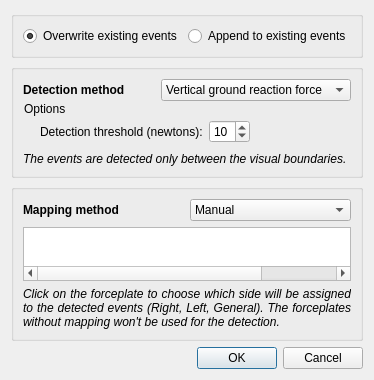
<?xml version="1.0" encoding="UTF-8"?>
<ui version="4.0">
 <class>GaitEventDetectionDialog</class>
 <widget class="QDialog" name="GaitEventDetectionDialog">
  <property name="geometry">
   <rect>
    <x>0</x>
    <y>0</y>
    <width>350</width>
    <height>380</height>
   </rect>
  </property>
  <property name="windowTitle">
   <string>Gait Event Detection</string>
  </property>
  <layout class="QVBoxLayout" name="verticalLayout_4" stretch="0,0,1,0">
   <item>
    <widget class="QGroupBox" name="groupBox_3">
     <layout class="QHBoxLayout" name="horizontalLayout_4">
      <item>
       <spacer name="horizontalSpacer">
        <property name="orientation">
         <enum>Qt::Horizontal</enum>
        </property>
        <property name="sizeHint" stdset="0">
         <size>
          <width>40</width>
          <height>20</height>
         </size>
        </property>
       </spacer>
      </item>
      <item>
       <widget class="QRadioButton" name="overwriteRadioButton">
        <property name="text">
         <string>Overwrite existing events</string>
        </property>
        <property name="checked">
         <bool>true</bool>
        </property>
       </widget>
      </item>
      <item>
       <widget class="QRadioButton" name="appendRadioButton">
        <property name="text">
         <string>Append to existing events</string>
        </property>
       </widget>
      </item>
      <item>
       <spacer name="horizontalSpacer_2">
        <property name="orientation">
         <enum>Qt::Horizontal</enum>
        </property>
        <property name="sizeHint" stdset="0">
         <size>
          <width>40</width>
          <height>20</height>
         </size>
        </property>
       </spacer>
      </item>
     </layout>
    </widget>
   </item>
   <item>
    <widget class="QGroupBox" name="groupBox">
     <property name="title">
      <string/>
     </property>
     <layout class="QVBoxLayout" name="verticalLayout_5">
      <item>
       <layout class="QVBoxLayout" name="verticalLayout_2">
        <property name="spacing">
         <number>0</number>
        </property>
        <item>
         <layout class="QHBoxLayout" name="horizontalLayout_3">
          <item>
           <widget class="QLabel" name="label">
            <property name="font">
             <font>
              <weight>75</weight>
              <bold>true</bold>
             </font>
            </property>
            <property name="text">
             <string>Detection method</string>
            </property>
           </widget>
          </item>
          <item>
           <widget class="QComboBox" name="detectionMethodComboBox">
            <item>
             <property name="text">
              <string>Vertical ground reaction force</string>
             </property>
            </item>
           </widget>
          </item>
         </layout>
        </item>
        <item>
         <layout class="QHBoxLayout" name="horizontalLayout_6">
          <item>
           <widget class="QPushButton" name="detectionOptionsButton">
            <property name="styleSheet">
             <string>QPushButton
{
  text-align: left;
}

QPushButton::pressed
{
  border: none;
  margin: 0px;
  padding: 0px;
}

QPushButton::flat
{
  border: 1px solid rgba(0,0,0,0);
  margin: 0px;
  padding: 0px;
}</string>
            </property>
            <property name="text">
             <string>Options</string>
            </property>
            <property name="icon">
             <iconset resource="../images.qrc">
              <normaloff>:/Resources/Images/disclosureTriangleSmallDownBlack.png</normaloff>:/Resources/Images/disclosureTriangleSmallDownBlack.png</iconset>
            </property>
            <property name="iconSize">
             <size>
              <width>11</width>
              <height>12</height>
             </size>
            </property>
            <property name="flat">
             <bool>true</bool>
            </property>
           </widget>
          </item>
          <item>
           <spacer name="horizontalSpacer_5">
            <property name="orientation">
             <enum>Qt::Horizontal</enum>
            </property>
            <property name="sizeHint" stdset="0">
             <size>
              <width>40</width>
              <height>10</height>
             </size>
            </property>
           </spacer>
          </item>
         </layout>
        </item>
        <item>
         <widget class="QFrame" name="detectionOptionsFrame">
          <layout class="QHBoxLayout" name="horizontalLayout_5">
           <property name="margin">
            <number>0</number>
           </property>
           <item>
            <widget class="QStackedWidget" name="detectionOptionsStack">
             <property name="currentIndex">
              <number>1</number>
             </property>
             <widget class="QWidget" name="emptyDetectionPage"/>
             <widget class="QWidget" name="groundForceDetectionPage">
              <layout class="QHBoxLayout" name="horizontalLayout">
               <property name="margin">
                <number>3</number>
               </property>
               <item>
                <spacer name="horizontalSpacer_3">
                 <property name="orientation">
                  <enum>Qt::Horizontal</enum>
                 </property>
                 <property name="sizeType">
                  <enum>QSizePolicy::Fixed</enum>
                 </property>
                 <property name="sizeHint" stdset="0">
                  <size>
                   <width>14</width>
                   <height>10</height>
                  </size>
                 </property>
                </spacer>
               </item>
               <item>
                <widget class="QLabel" name="verticalForceThresholdLabel">
                 <property name="text">
                  <string>Detection threshold (newtons):</string>
                 </property>
                </widget>
               </item>
               <item>
                <widget class="QSpinBox" name="verticalForceThresholdSpinBox">
                 <property name="suffix">
                  <string/>
                 </property>
                 <property name="minimum">
                  <number>1</number>
                 </property>
                 <property name="value">
                  <number>10</number>
                 </property>
                </widget>
               </item>
               <item>
                <spacer name="horizontalSpacer_4">
                 <property name="orientation">
                  <enum>Qt::Horizontal</enum>
                 </property>
                 <property name="sizeHint" stdset="0">
                  <size>
                   <width>40</width>
                   <height>10</height>
                  </size>
                 </property>
                </spacer>
               </item>
              </layout>
             </widget>
            </widget>
           </item>
          </layout>
         </widget>
        </item>
       </layout>
      </item>
      <item>
       <widget class="QLabel" name="framesInterestLabel">
        <property name="font">
         <font>
          <italic>true</italic>
         </font>
        </property>
        <property name="text">
         <string>The events are detected only between the visual boundaries.</string>
        </property>
        <property name="alignment">
         <set>Qt::AlignJustify|Qt::AlignVCenter</set>
        </property>
        <property name="wordWrap">
         <bool>true</bool>
        </property>
       </widget>
      </item>
     </layout>
    </widget>
   </item>
   <item>
    <widget class="QGroupBox" name="groupBox_2">
     <property name="title">
      <string/>
     </property>
     <layout class="QVBoxLayout" name="verticalLayout_3">
      <item>
       <layout class="QHBoxLayout" name="horizontalLayout_2">
        <item>
         <widget class="QLabel" name="label_3">
          <property name="font">
           <font>
            <weight>75</weight>
            <bold>true</bold>
           </font>
          </property>
          <property name="text">
           <string>Mapping method</string>
          </property>
         </widget>
        </item>
        <item>
         <widget class="QComboBox" name="mappingMethodComboBox">
          <item>
           <property name="text">
            <string>Manual</string>
           </property>
          </item>
         </widget>
        </item>
       </layout>
      </item>
      <item>
       <widget class="QStackedWidget" name="mappingStack">
        <property name="currentIndex">
         <number>1</number>
        </property>
        <widget class="QWidget" name="emptyMappingPage"/>
        <widget class="QWidget" name="manualMappingPage">
         <layout class="QVBoxLayout" name="verticalLayout" stretch="1,0">
          <property name="margin">
           <number>0</number>
          </property>
          <item>
           <widget class="QTableWidget" name="manualMappingTable">
            <property name="editTriggers">
             <set>QAbstractItemView::NoEditTriggers</set>
            </property>
            <property name="tabKeyNavigation">
             <bool>false</bool>
            </property>
            <property name="showDropIndicator" stdset="0">
             <bool>false</bool>
            </property>
            <property name="dragDropOverwriteMode">
             <bool>false</bool>
            </property>
            <property name="alternatingRowColors">
             <bool>true</bool>
            </property>
            <property name="selectionMode">
             <enum>QAbstractItemView::SingleSelection</enum>
            </property>
            <property name="selectionBehavior">
             <enum>QAbstractItemView::SelectRows</enum>
            </property>
            <property name="showGrid">
             <bool>false</bool>
            </property>
            <property name="columnCount">
             <number>4</number>
            </property>
            <attribute name="horizontalHeaderVisible">
             <bool>false</bool>
            </attribute>
            <attribute name="verticalHeaderVisible">
             <bool>false</bool>
            </attribute>
            <column>
             <property name="text">
              <string>FP Name</string>
             </property>
            </column>
            <column>
             <property name="text">
              <string>Side</string>
             </property>
            </column>
            <column/>
            <column/>
           </widget>
          </item>
          <item>
           <widget class="QLabel" name="manualMappingLabel">
            <property name="font">
             <font>
              <italic>true</italic>
             </font>
            </property>
            <property name="text">
             <string>Click on the forceplate to choose which side will be assigned to the detected events (Right, Left, General). The forceplates without mapping won't be used for the detection.</string>
            </property>
            <property name="alignment">
             <set>Qt::AlignJustify|Qt::AlignVCenter</set>
            </property>
            <property name="wordWrap">
             <bool>true</bool>
            </property>
           </widget>
          </item>
         </layout>
        </widget>
       </widget>
      </item>
     </layout>
    </widget>
   </item>
   <item>
    <widget class="QDialogButtonBox" name="buttonBox">
     <property name="orientation">
      <enum>Qt::Horizontal</enum>
     </property>
     <property name="standardButtons">
      <set>QDialogButtonBox::Cancel|QDialogButtonBox::Ok</set>
     </property>
    </widget>
   </item>
  </layout>
 </widget>
 <resources>
  <include location="../images.qrc"/>
 </resources>
 <connections>
  <connection>
   <sender>buttonBox</sender>
   <signal>accepted()</signal>
   <receiver>GaitEventDetectionDialog</receiver>
   <slot>accept()</slot>
   <hints>
    <hint type="sourcelabel">
     <x>248</x>
     <y>254</y>
    </hint>
    <hint type="destinationlabel">
     <x>157</x>
     <y>274</y>
    </hint>
   </hints>
  </connection>
  <connection>
   <sender>buttonBox</sender>
   <signal>rejected()</signal>
   <receiver>GaitEventDetectionDialog</receiver>
   <slot>reject()</slot>
   <hints>
    <hint type="sourcelabel">
     <x>316</x>
     <y>260</y>
    </hint>
    <hint type="destinationlabel">
     <x>286</x>
     <y>274</y>
    </hint>
   </hints>
  </connection>
 </connections>
</ui>
